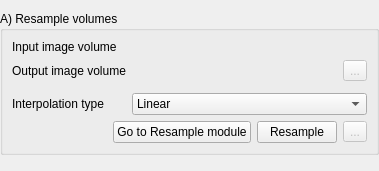
<?xml version="1.0" encoding="UTF-8"?>
<ui version="4.0">
 <class>Resample</class>
 <widget class="qSlicerWidget" name="Resample">
  <property name="geometry">
   <rect>
    <x>0</x>
    <y>0</y>
    <width>379</width>
    <height>171</height>
   </rect>
  </property>
  <property name="windowTitle">
   <string>Register</string>
  </property>
  <layout class="QFormLayout" name="formLayout">
   <property name="leftMargin">
    <number>0</number>
   </property>
   <property name="rightMargin">
    <number>0</number>
   </property>
   <property name="bottomMargin">
    <number>0</number>
   </property>
   <item row="0" column="0" colspan="2">
    <widget class="ctkCollapsibleGroupBox" name="ResampleCollapsibleGroupBox">
     <property name="sizePolicy">
      <sizepolicy hsizetype="Preferred" vsizetype="Minimum">
       <horstretch>0</horstretch>
       <verstretch>0</verstretch>
      </sizepolicy>
     </property>
     <property name="title">
      <string>A) Resample volumes</string>
     </property>
     <property name="collapsedHeight">
      <number>5</number>
     </property>
     <layout class="QGridLayout" name="gridLayout_2">
      <item row="4" column="0" colspan="3">
       <layout class="QHBoxLayout" name="horizontalLayout_3">
        <item>
         <spacer name="horizontalSpacer_2">
          <property name="orientation">
           <enum>Qt::Horizontal</enum>
          </property>
          <property name="sizeHint" stdset="0">
           <size>
            <width>40</width>
            <height>20</height>
           </size>
          </property>
         </spacer>
        </item>
        <item>
         <widget class="QPushButton" name="ResampleGoToModulePushButton">
          <property name="toolTip">
           <string>Open the &quot;BrainsFit&quot; module</string>
          </property>
          <property name="text">
           <string>Go to Resample module</string>
          </property>
          <property name="workflow" stdset="0">
           <stringlist>
            <string>2</string>
           </stringlist>
          </property>
         </widget>
        </item>
        <item>
         <widget class="QPushButton" name="ResampleApplyPushButton">
          <property name="toolTip">
           <string>&lt;!DOCTYPE HTML PUBLIC &quot;-//W3C//DTD HTML 4.0//EN&quot; &quot;http://www.w3.org/TR/REC-html40/strict.dtd&quot;&gt;
&lt;html&gt;&lt;head&gt;&lt;meta name=&quot;qrichtext&quot; content=&quot;1&quot; /&gt;&lt;style type=&quot;text/css&quot;&gt;
p, li { white-space: pre-wrap; }
&lt;/style&gt;&lt;/head&gt;&lt;body style=&quot; font-family:'MS Shell Dlg 2'; font-size:8.25pt; font-weight:400; font-style:normal;&quot;&gt;
&lt;p style=&quot; margin-top:0px; margin-bottom:0px; margin-left:0px; margin-right:0px; -qt-block-indent:0; text-indent:0px;&quot;&gt;&lt;span style=&quot; font-size:8pt;&quot;&gt;Register image together&lt;/span&gt;&lt;/p&gt;
&lt;p style=&quot;-qt-paragraph-type:empty; margin-top:0px; margin-bottom:0px; margin-left:0px; margin-right:0px; -qt-block-indent:0; text-indent:0px; font-size:8pt;&quot;&gt;&lt;/p&gt;&lt;/body&gt;&lt;/html&gt;</string>
          </property>
          <property name="text">
           <string>Resample</string>
          </property>
          <property name="checkable">
           <bool>true</bool>
          </property>
         </widget>
        </item>
        <item>
         <widget class="QToolButton" name="ResampleSaveToolButton">
          <property name="enabled">
           <bool>false</bool>
          </property>
          <property name="toolTip">
           <string>Save the output image</string>
          </property>
          <property name="text">
           <string>...</string>
          </property>
          <property name="workflow" stdset="0">
           <stringlist>
            <string>0</string>
           </stringlist>
          </property>
         </widget>
        </item>
       </layout>
      </item>
      <item row="1" column="2">
       <widget class="QToolButton" name="ResampleOutputSaveToolButton">
        <property name="enabled">
         <bool>false</bool>
        </property>
        <property name="toolTip">
         <string>Save to file the output image</string>
        </property>
        <property name="text">
         <string>...</string>
        </property>
        <property name="workflow" stdset="0">
         <stringlist>
          <string>1</string>
          <string>2</string>
         </stringlist>
        </property>
       </widget>
      </item>
      <item row="1" column="1">
       <widget class="qMRMLNodeComboBox" name="ResampleOutputNodeComboBox">
        <property name="enabled">
         <bool>false</bool>
        </property>
        <property name="sizePolicy">
         <sizepolicy hsizetype="Expanding" vsizetype="Fixed">
          <horstretch>0</horstretch>
          <verstretch>0</verstretch>
         </sizepolicy>
        </property>
        <property name="toolTip">
         <string>Select the output image</string>
        </property>
        <property name="nodeTypes">
         <stringlist>
          <string>vtkMRMLScalarVolumeNode</string>
         </stringlist>
        </property>
        <property name="showHidden">
         <bool>true</bool>
        </property>
        <property name="baseName">
         <string/>
        </property>
        <property name="renameEnabled">
         <bool>true</bool>
        </property>
        <property name="workflow" stdset="0">
         <stringlist>
          <string>1</string>
          <string>2</string>
         </stringlist>
        </property>
       </widget>
      </item>
      <item row="1" column="0">
       <widget class="QLabel" name="ResampleOutputNodeLabel">
        <property name="sizePolicy">
         <sizepolicy hsizetype="Preferred" vsizetype="Minimum">
          <horstretch>0</horstretch>
          <verstretch>0</verstretch>
         </sizepolicy>
        </property>
        <property name="toolTip">
         <string>&lt;!DOCTYPE HTML PUBLIC &quot;-//W3C//DTD HTML 4.0//EN&quot; &quot;http://www.w3.org/TR/REC-html40/strict.dtd&quot;&gt;
&lt;html&gt;&lt;head&gt;&lt;meta name=&quot;qrichtext&quot; content=&quot;1&quot; /&gt;&lt;style type=&quot;text/css&quot;&gt;
p, li { white-space: pre-wrap; }
&lt;/style&gt;&lt;/head&gt;&lt;body style=&quot; font-family:'MS Shell Dlg 2'; font-size:8.25pt; font-weight:400; font-style:normal;&quot;&gt;
&lt;p style=&quot; margin-top:0px; margin-bottom:0px; margin-left:0px; margin-right:0px; -qt-block-indent:0; text-indent:0px;&quot;&gt;&lt;span style=&quot; font-size:8pt;&quot;&gt;Choose the &lt;/span&gt;&lt;span style=&quot; font-size:8pt; font-weight:600;&quot;&gt;Output skin model&lt;/span&gt;&lt;span style=&quot; font-size:8pt;&quot;&gt; here.&lt;/span&gt;&lt;/p&gt;&lt;/body&gt;&lt;/html&gt;</string>
        </property>
        <property name="text">
         <string>Output image volume</string>
        </property>
        <property name="workflow" stdset="0">
         <stringlist>
          <string>1</string>
          <string>2</string>
          <string></string>
         </stringlist>
        </property>
       </widget>
      </item>
      <item row="0" column="1" colspan="2">
       <widget class="qMRMLNodeComboBox" name="ResampleInputNodeComboBox">
        <property name="sizePolicy">
         <sizepolicy hsizetype="Expanding" vsizetype="Fixed">
          <horstretch>0</horstretch>
          <verstretch>0</verstretch>
         </sizepolicy>
        </property>
        <property name="toolTip">
         <string>Select the fixed image</string>
        </property>
        <property name="nodeTypes">
         <stringlist>
          <string>vtkMRMLScalarVolumeNode</string>
         </stringlist>
        </property>
        <property name="baseName">
         <string>Fixed</string>
        </property>
        <property name="addEnabled">
         <bool>false</bool>
        </property>
        <property name="workflow" stdset="0">
         <stringlist>
          <string>2</string>
         </stringlist>
        </property>
       </widget>
      </item>
      <item row="0" column="0">
       <widget class="QLabel" name="ResampleInputNodeLabel">
        <property name="sizePolicy">
         <sizepolicy hsizetype="Preferred" vsizetype="Minimum">
          <horstretch>0</horstretch>
          <verstretch>0</verstretch>
         </sizepolicy>
        </property>
        <property name="text">
         <string>Input image volume</string>
        </property>
        <property name="workflow" stdset="0">
         <stringlist>
          <string>2</string>
         </stringlist>
        </property>
       </widget>
      </item>
      <item row="3" column="0">
       <widget class="QLabel" name="ResampleInterpolationTypeLabel">
        <property name="text">
         <string>Interpolation type</string>
        </property>
        <property name="workflow" stdset="0">
         <stringlist>
          <string>2</string>
         </stringlist>
        </property>
       </widget>
      </item>
      <item row="3" column="1" colspan="2">
       <widget class="QComboBox" name="ResampleInterpolationTypeComboBox">
        <property name="enabled">
         <bool>true</bool>
        </property>
        <property name="currentIndex">
         <number>1</number>
        </property>
        <property name="workflow" stdset="0">
         <stringlist>
          <string>2</string>
         </stringlist>
        </property>
        <item>
         <property name="text">
          <string>NearestNeighbor</string>
         </property>
        </item>
        <item>
         <property name="text">
          <string>Linear</string>
         </property>
        </item>
        <item>
         <property name="text">
          <string>BSpline</string>
         </property>
        </item>
       </widget>
      </item>
      <item row="2" column="1" colspan="2">
       <widget class="qMRMLNodeComboBox" name="ResampleHiddenOutputNodeComboBox">
        <property name="nodeTypes">
         <stringlist>
          <string>vtkMRMLScalarVolumeNode</string>
         </stringlist>
        </property>
       </widget>
      </item>
     </layout>
    </widget>
   </item>
  </layout>
 </widget>
 <customwidgets>
  <customwidget>
   <class>ctkCollapsibleGroupBox</class>
   <extends>QGroupBox</extends>
   <header>ctkCollapsibleGroupBox.h</header>
   <container>1</container>
  </customwidget>
  <customwidget>
   <class>qMRMLNodeComboBox</class>
   <extends>QWidget</extends>
   <header>qMRMLNodeComboBox.h</header>
  </customwidget>
  <customwidget>
   <class>qSlicerWidget</class>
   <extends>QWidget</extends>
   <header>qSlicerWidget.h</header>
   <container>1</container>
  </customwidget>
 </customwidgets>
 <resources/>
 <connections>
  <connection>
   <sender>Resample</sender>
   <signal>mrmlSceneChanged(vtkMRMLScene*)</signal>
   <receiver>ResampleInputNodeComboBox</receiver>
   <slot>setMRMLScene(vtkMRMLScene*)</slot>
   <hints>
    <hint type="sourcelabel">
     <x>222</x>
     <y>280</y>
    </hint>
    <hint type="destinationlabel">
     <x>195</x>
     <y>59</y>
    </hint>
   </hints>
  </connection>
  <connection>
   <sender>Resample</sender>
   <signal>mrmlSceneChanged(vtkMRMLScene*)</signal>
   <receiver>ResampleOutputNodeComboBox</receiver>
   <slot>setMRMLScene(vtkMRMLScene*)</slot>
   <hints>
    <hint type="sourcelabel">
     <x>408</x>
     <y>273</y>
    </hint>
    <hint type="destinationlabel">
     <x>408</x>
     <y>121</y>
    </hint>
   </hints>
  </connection>
  <connection>
   <sender>ResampleOutputSaveToolButton</sender>
   <signal>clicked()</signal>
   <receiver>ResampleSaveToolButton</receiver>
   <slot>click()</slot>
   <hints>
    <hint type="sourcelabel">
     <x>356</x>
     <y>93</y>
    </hint>
    <hint type="destinationlabel">
     <x>355</x>
     <y>122</y>
    </hint>
   </hints>
  </connection>
  <connection>
   <sender>ResampleOutputNodeComboBox</sender>
   <signal>currentNodeChanged(vtkMRMLNode*)</signal>
   <receiver>ResampleHiddenOutputNodeComboBox</receiver>
   <slot>setCurrentNode(vtkMRMLNode*)</slot>
   <hints>
    <hint type="sourcelabel">
     <x>227</x>
     <y>67</y>
    </hint>
    <hint type="destinationlabel">
     <x>243</x>
     <y>93</y>
    </hint>
   </hints>
  </connection>
  <connection>
   <sender>Resample</sender>
   <signal>mrmlSceneChanged(vtkMRMLScene*)</signal>
   <receiver>ResampleHiddenOutputNodeComboBox</receiver>
   <slot>setMRMLScene(vtkMRMLScene*)</slot>
   <hints>
    <hint type="sourcelabel">
     <x>189</x>
     <y>177</y>
    </hint>
    <hint type="destinationlabel">
     <x>243</x>
     <y>93</y>
    </hint>
   </hints>
  </connection>
 </connections>
</ui>
